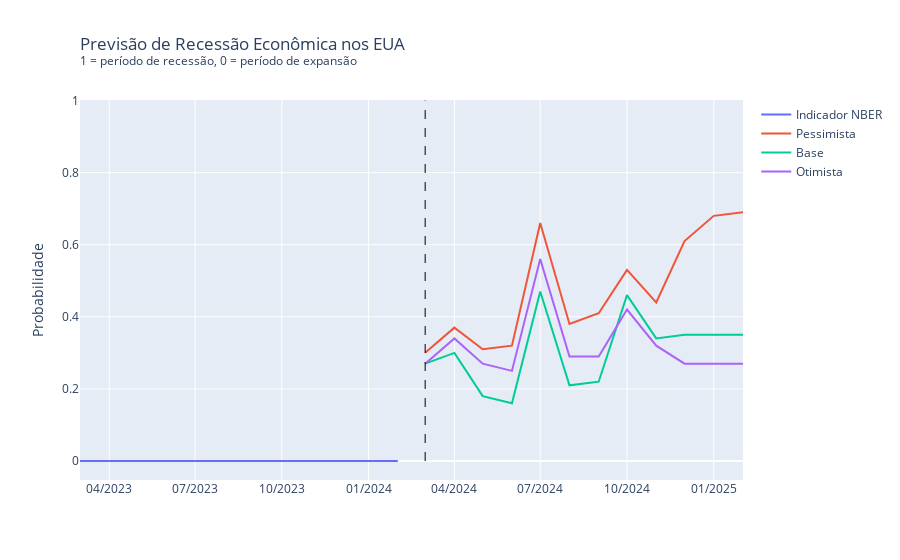

The cell this chart's notebook holds for it:
### Code cell
fig = go.Figure()

# Adiciona as linhas ao gráfico
for cenario in  previsoes.cenario.unique():
    fig.add_trace(go.Scatter(x=previsoes[previsoes.cenario==cenario]['Data'], 
                             y=previsoes[previsoes.cenario==cenario]['valor'], 
                             mode='lines', name=cenario))

# Adiciona a linha vertical
fig.add_shape(
    type="line",
    x0=periodo_previsao.min(), y0=0, x1=periodo_previsao.min(), y1=1,
    line=dict(color="black", width=1, dash="dash")
)

# Define os títulos e rótulos
fig.update_layout(
    title=go.layout.Title(
        text="Previsão de Recessão Econômica nos EUA <br><sup>1 = período de recessão, 0 = período de expansão</sup>",
        xref="paper",
        x=0
    ),
    xaxis_title="",
    yaxis_title="Probabilidade",
    xaxis=dict(
        tickmode="linear",
        tick0=0,
        dtick="M3",
        tickformat="%m/%Y"
    )
)
# Exibe o gráfico
fig.show()

### Figure 1 — Plotly figure (JSON) as saved in the notebook; plotly's stock layout.template omitted (floating-point values rounded to 4 significant figures)
{"data": [{"mode": "lines", "name": "Indicador NBER", "type": "scatter", "x": ["2023-03-01T00:00:00", "2023-04-01T00:00:00", "2023-05-01T00:00:00", "2023-06-01T00:00:00", "2023-07-01T00:00:00", "2023-08-01T00:00:00", "2023-09-01T00:00:00", "2023-10-01T00:00:00", "2023-11-01T00:00:00", "2023-12-01T00:00:00", "2024-01-01T00:00:00", "2024-02-01T00:00:00", "2024-03-01T00:00:00", "2024-04-01T00:00:00", "2024-05-01T00:00:00", "2024-06-01T00:00:00", "2024-07-01T00:00:00", "2024-08-01T00:00:00", "2024-09-01T00:00:00", "2024-10-01T00:00:00", "2024-11-01T00:00:00", "2024-12-01T00:00:00", "2025-01-01T00:00:00", "2025-02-01T00:00:00"], "y": [0, 0, 0, 0, 0, 0, 0, 0, 0, 0, 0, 0, null, null, null, null, null, null, null, null, null, null, null, null]}, {"mode": "lines", "name": "Pessimista", "type": "scatter", "x": ["2023-03-01T00:00:00", "2023-04-01T00:00:00", "2023-05-01T00:00:00", "2023-06-01T00:00:00", "2023-07-01T00:00:00", "2023-08-01T00:00:00", "2023-09-01T00:00:00", "2023-10-01T00:00:00", "2023-11-01T00:00:00", "2023-12-01T00:00:00", "2024-01-01T00:00:00", "2024-02-01T00:00:00", "2024-03-01T00:00:00", "2024-04-01T00:00:00", "2024-05-01T00:00:00", "2024-06-01T00:00:00", "2024-07-01T00:00:00", "2024-08-01T00:00:00", "2024-09-01T00:00:00", "2024-10-01T00:00:00", "2024-11-01T00:00:00", "2024-12-01T00:00:00", "2025-01-01T00:00:00", "2025-02-01T00:00:00"], "y": [null, null, null, null, null, null, null, null, null, null, null, null, 0.3, 0.37, 0.31, 0.32, 0.66, 0.38, 0.41, 0.53, 0.44, 0.61, 0.68, 0.69]}, {"mode": "lines", "name": "Base", "type": "scatter", "x": ["2023-03-01T00:00:00", "2023-04-01T00:00:00", "2023-05-01T00:00:00", "2023-06-01T00:00:00", "2023-07-01T00:00:00", "2023-08-01T00:00:00", "2023-09-01T00:00:00", "2023-10-01T00:00:00", "2023-11-01T00:00:00", "2023-12-01T00:00:00", "2024-01-01T00:00:00", "2024-02-01T00:00:00", "2024-03-01T00:00:00", "2024-04-01T00:00:00", "2024-05-01T00:00:00", "2024-06-01T00:00:00", "2024-07-01T00:00:00", "2024-08-01T00:00:00", "2024-09-01T00:00:00", "2024-10-01T00:00:00", "2024-11-01T00:00:00", "2024-12-01T00:00:00", "2025-01-01T00:00:00", "2025-02-01T00:00:00"], "y": [null, null, null, null, null, null, null, null, null, null, null, null, 0.27, 0.3, 0.18, 0.16, 0.47, 0.21, 0.22, 0.46, 0.34, 0.35, 0.35, 0.35]}, {"mode": "lines", "name": "Otimista", "type": "scatter", "x": ["2023-03-01T00:00:00", "2023-04-01T00:00:00", "2023-05-01T00:00:00", "2023-06-01T00:00:00", "2023-07-01T00:00:00", "2023-08-01T00:00:00", "2023-09-01T00:00:00", "2023-10-01T00:00:00", "2023-11-01T00:00:00", "2023-12-01T00:00:00", "2024-01-01T00:00:00", "2024-02-01T00:00:00", "2024-03-01T00:00:00", "2024-04-01T00:00:00", "2024-05-01T00:00:00", "2024-06-01T00:00:00", "2024-07-01T00:00:00", "2024-08-01T00:00:00", "2024-09-01T00:00:00", "2024-10-01T00:00:00", "2024-11-01T00:00:00", "2024-12-01T00:00:00", "2025-01-01T00:00:00", "2025-02-01T00:00:00"], "y": [null, null, null, null, null, null, null, null, null, null, null, null, 0.27, 0.34, 0.27, 0.25, 0.56, 0.29, 0.29, 0.42, 0.32, 0.27, 0.27, 0.27]}], "layout": {"shapes": [{"line": {"color": "black", "dash": "dash", "width": 1}, "type": "line", "x0": "2024-03-01T00:00:00", "x1": "2024-03-01T00:00:00", "y0": 0, "y1": 1}], "title": {"text": "Previsão de Recessão Econômica nos EUA <br><sup>1 = período de recessão, 0 = período de expansão</sup>", "x": 0, "xref": "paper"}, "xaxis": {"dtick": "M3", "tick0": 0, "tickformat": "%m/%Y", "tickmode": "linear", "title": {"text": ""}}, "yaxis": {"title": {"text": "Probabilidade"}}}}
